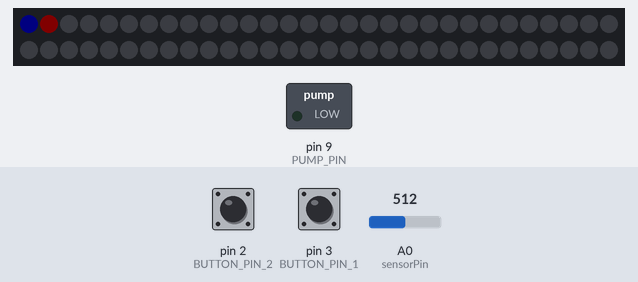
A program run on a simulated Arduino Nano, built with avr-gcc and run on an emulated ATmega328P. On the bench: 60 RGB LEDs in strip order, left to right, continuing on the next row, switched loads named in the program (green lamp = pin HIGH). Inputs (shaded band) come from the test bench; at power-on: A0 (sensorPin) = 512, pin 2 (BUTTON_PIN_2) HIGH, pin 3 (BUTTON_PIN_1) HIGH. Dim RGB values are drawn brighter than linear; EEPROM starts erased.

Above: at 1.2 s.
1.3 s: A0 (sensorPin) set to 523
2.8 s: pin 2 (BUTTON_PIN_2) pulled LOW for 0.15 s
At 2.95 s:
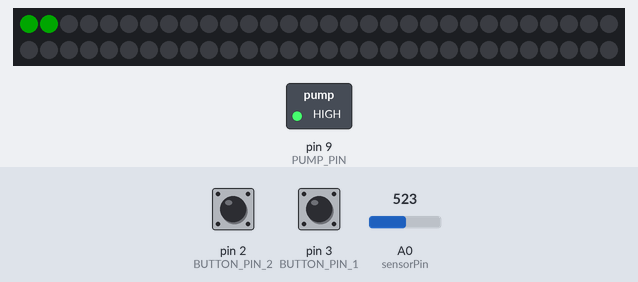
3.5 s: pin 3 (BUTTON_PIN_1) pulled LOW for 0.15 s
4.2 s: A0 (sensorPin) set to 511
At 6.35 s:
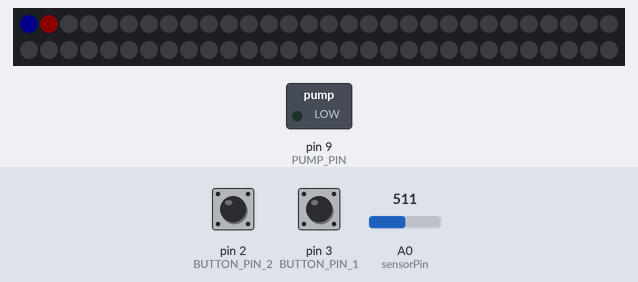
6.8 s: pin 2 (BUTTON_PIN_2) pulled LOW for 1 s
8.4 s: A0 (sensorPin) set to 716
Timing chart, 0 to 11.4 s (numbered marks = the images above; inputs shaded):
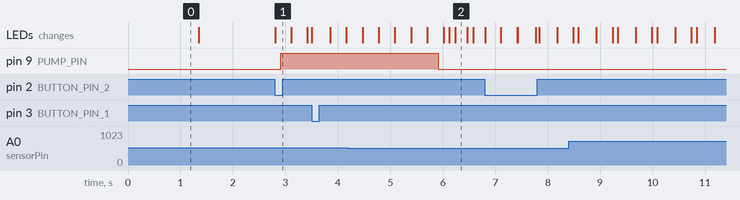

Measured:
- after the input at 2.8 s, pin 9 (PUMP_PIN): LOW → HIGH after 0.11 s; the LEDs: change at once (image 1)
- after the input at 4.2 s, the LEDs: first change after 0.27 s (image 2 shows a later state)

The program:

main.cpp
```cpp
#include <Arduino.h>
#include <Adafruit_NeoPixel.h>
#include <EEPROM.h>

#define LED_PIN 10     // Pin für die LED-Anzeige
#define BUTTON_PIN_1 3 // Pin für Push Button 1 (links)
#define BUTTON_PIN_2 2 // Pin für Push Button 2 (rechts)
#define PUMP_PIN 9     // Pin für die Pumpe
#define NUMPIXELS 2    // Anzahl der LEDs


/**
 * EEPROM
*/

void readFromEEPROM();
void saveToEEPROM();

/**
 * Moisture Sensor
*/

void getMoistureReading(int iterations, int delayPerIteration);
const int sensorPin = A0;
int moisture = 100;
uint16_t tmp_moisture = 0;
unsigned long millis_moisture = 0;
int iteration_moisture = 0;
unsigned moisture_min_reading = 1023;
unsigned moisture_max_reading = 0;
bool isMoistureBelowThreshold(uint16_t moisture);
uint16_t threshhold = 0;


/**
 * Serial
*/
void printAllValues();

/**
 * State Machine
*/

void stateMachine(int watering_time, int pause_after_watering, int delay_per_iteration, int iterations_to_average);

unsigned long millis_stateMachine = 0;
int state = 0;
int watering_time = 3000;
int pause_after_watering = 10000;
int delay_per_iteration = 10;
int iterations_to_average = 10;

/**
 * Buttons
 */

void handleButtons();
void button1_onClick();
void button2_onClick();
void both_buttons_onClick();
void both_buttons_longPress();
bool button1_pressed = false;
bool button2_pressed = false;
bool both_buttons_pressed = false;
unsigned long millis_both_buttons = 0;
bool both_buttons_long_pressed = false;

/**
 *LEDs
 */
void handleLEDs();
void fadeLEDs(int upper_limit, float multiplier);
float fade_Brightness = 0;
bool fade_up = true;
unsigned long timer_leds = 0;
void interpolate_color(uint8_t r1, uint8_t g1, uint8_t b1, uint8_t r2, uint8_t g2, uint8_t b2, uint8_t &r, uint8_t &g, uint8_t &b, float t);

Adafruit_NeoPixel strip = Adafruit_NeoPixel(60, LED_PIN, NEO_GRB + NEO_KHZ800);


/**
 * Setup
*/


void setup()
{
  Serial.begin(9600);                  // Starte die serielle Kommunikation
  strip.begin();                       // Initialisiere die NeoPixel-Bibliothek
  strip.show();                        // Aktualisiere die LED-Anzeige
  pinMode(BUTTON_PIN_1, INPUT_PULLUP); // Setze Push Button 1 als Eingang mit Pull-Up-Widerstand
  pinMode(BUTTON_PIN_2, INPUT_PULLUP); // Setze Push Button 2 als Eingang mit Pull-Up-Widerstand
  pinMode(PUMP_PIN, OUTPUT);           // Setze den Pumppin als Ausgang
  strip.setBrightness(10);             // Setze die Helligkeit der LED-Anzeige auf 50%
  readFromEEPROM();                    // Lese den Wert aus dem EEPROM
}

/**
 * Loop
*/

void loop()
{

  // variables: watering_time, pause_after_watering, delay_per_iteration, iterations_to_average
  stateMachine(watering_time, pause_after_watering, delay_per_iteration, iterations_to_average);
  handleButtons();
  handleLEDs();
  getMoistureReading(10, 10);
}

void saveToEEPROM()
{
  if (threshhold > 100)
  {
    threshhold = 0;
  }
  threshhold = constrain(threshhold, 0, 100);
  EEPROM.put(0, threshhold);
  if (moisture_min_reading > 1023)
  {
    moisture_min_reading = 0;
  }
  moisture_min_reading = constrain(moisture_min_reading, 0, 1023);
  EEPROM.put(2, moisture_min_reading);

  if (moisture_max_reading > 1023)
  {
    moisture_max_reading = 0;
  }
  moisture_max_reading = constrain(moisture_max_reading, 0, 1023);
  EEPROM.put(4, moisture_max_reading);
}

void readFromEEPROM()
{
  if (EEPROM.read(0) == 255)
  {
    EEPROM.put(0, 50);
    EEPROM.put(2, 1023);
    EEPROM.put(4, 0);
  }
  else
  {
    EEPROM.get(0, threshhold);
    EEPROM.get(2, moisture_min_reading);
    EEPROM.get(4, moisture_max_reading);
  }
}

void printAllValues()
{
  // Serial.print("Moisture: ");
  // Serial.print(moisture);
  // Serial.print(" | Threshold: ");
  // Serial.print(threshhold);
  // Serial.print(" | Pump: ");
  // Serial.print(digitalRead(PUMP_PIN));
  // Serial.print(" | State: ");
  // Serial.print(state);
  // Serial.print(" | Moisture min: ");
  // Serial.print(moisture_min_reading);
  // Serial.print(" | Moisture max: ");
  // Serial.print(moisture_max_reading);
  // Serial.print(" | Button 1: ");
  // Serial.print(button1_pressed);
  // Serial.print(" | Button 2: ");
  // Serial.print(button2_pressed);
  // Serial.print(" | Both buttons: ");
  // Serial.print(both_buttons_pressed);
  // Serial.print(" r, g, b: ");
  // Serial.print(strip.getPixelColor(0), HEX);
  // Serial.println();
}

void getMoistureReading(int iterations_to_average, int delay_per_iteration)
{

  if (millis() - millis_moisture > delay_per_iteration)
  {
    tmp_moisture += analogRead(sensorPin);
    iteration_moisture++;
    millis_moisture = millis();
  }

  if (iteration_moisture >= iterations_to_average)
  {
    moisture = tmp_moisture / iterations_to_average;
    tmp_moisture = 0;
    iteration_moisture = 0;

    if (moisture < moisture_min_reading)
    {
      moisture_min_reading = moisture;
      saveToEEPROM();
    }

    if (moisture > moisture_max_reading)
    {
      moisture_max_reading = moisture;
      saveToEEPROM();
    }

    // map the moisture to a value between 0 and 100%
    moisture = map(moisture, moisture_min_reading, moisture_max_reading, 100, 0);
  }
}

bool isMoistureBelowThreshold(uint16_t moisture)
{
  return moisture < threshhold;
}

void handleButtons()
{
  if (digitalRead(BUTTON_PIN_1) == LOW)
  {
    if (!button1_pressed)
    {
      button1_onClick();
      button1_pressed = true;
    }
  }
  else
  {
    button1_pressed = false;
  }

  if (digitalRead(BUTTON_PIN_2) == LOW)
  {
    if (!button2_pressed)
    {
      button2_onClick();
      button2_pressed = true;
    }
  }
  else
  {
    button2_pressed = false;
  }

  if (button1_pressed && button2_pressed)
  {
    if (!both_buttons_pressed)
    {
      millis_both_buttons = millis();
      both_buttons_pressed = true;
      both_buttons_onClick();
    }
    if (millis() - millis_both_buttons > 3000 && !both_buttons_long_pressed)
    {
      if (!both_buttons_long_pressed)
      {
        both_buttons_longPress();
        both_buttons_long_pressed = true;
      }
    }
  }
  else
  {
    both_buttons_pressed = false;
    both_buttons_long_pressed = false;
  }
}

void button1_onClick()
{
  // decrease the threshold by 1%
  threshhold -= 5;
  // save the new threshold to the EEPROM
  saveToEEPROM();

  strip.setBrightness(100);

  strip.setPixelColor(0, 255, 0, 0);
  strip.setPixelColor(1, 255, 0, 0);
  strip.show();
  delay(100);
  strip.setBrightness(10);
  strip.show();
  button1_pressed = false;
  if (button1_pressed)
    button1_onClick();
}

void button2_onClick()
{
  // increase the threshold by 1%
  threshhold += 5;
  // save the new threshold to the EEPROM
  saveToEEPROM();

  strip.setBrightness(40);
  strip.setPixelColor(0, 0, 255, 0);
  strip.setPixelColor(1, 0, 255, 0);
  strip.show();
  delay(100);
  strip.show();
  button2_pressed = false;
  if (button2_pressed)
    button2_onClick();
}

void both_buttons_onClick()
{
  // put threshold to a bit lower than the current moisture
  threshhold = moisture - 5;
  // save the new threshold to the EEPROM
  saveToEEPROM();
  strip.setPixelColor(0, 0, 0, 0);
  strip.setPixelColor(1, 255, 255, 255);
  strip.show();
  delay(100);
  strip.setPixelColor(0, 255, 255, 255);
  strip.setPixelColor(1, 0, 0, 0);
  strip.show();
  delay(100);
  state = 0;
}

void both_buttons_longPress()
{
  // reset the minimum and maximum moisture readings
  moisture_min_reading = 1023;
  moisture_max_reading = 0;

  // save the new values to the EEPROM
  saveToEEPROM();

  // blink the LEDs to indicate that the values have been reset
  for (int i = 0; i < 5; i++)
  {
    strip.setPixelColor(0, 0, 0, 0);
    strip.setPixelColor(1, 255, 0, 0);
    strip.show();
    delay(100);
    strip.setPixelColor(0, 255, 0, 0);
    strip.setPixelColor(1, 0, 0, 0);
    strip.show();
    delay(100);
  }
}

void stateMachine(int watering_time, int pause_after_watering, int delay_per_iteration, int iterations_to_average)
{
  switch (state)
  {
  case 0:
    if (digitalRead(PUMP_PIN))
      digitalWrite(PUMP_PIN, LOW);
    // check if the moisture is below the threshold
    if (isMoistureBelowThreshold(moisture))
    {
      // if so, go to the next state
      state = 1;
      // save the current time
      millis_stateMachine = millis();
    }
    break;
  case 1:
    digitalWrite(PUMP_PIN, HIGH);
    // check if the watering time has passed
    if (millis() - millis_stateMachine > watering_time)
    {
      // if so, go to the next state
      digitalWrite(PUMP_PIN, LOW);
      state = 2;
      // save the current time
      millis_stateMachine = millis();
      // turn on the pump
    }
    break;
  case 2:
    // check if the pause time has passed
    if (millis() - millis_stateMachine > pause_after_watering)
    {
      // if so, go to the next state
      state = 0;
      // save the current time
      millis_stateMachine = millis();
      // turn off the pump
    }
    break;
  }
}

void handleLEDs()
{

  if (!(millis() - timer_leds > 10))
  {
    return;
  }

  timer_leds = millis();

  uint8_t r, g, b;

  float t;

  // interpolate in two steps for the first LED (show moisture)
  // first step: interpolate between red and green for [0, Threshold]
  // second step: interpolate between green and blue for [Threshold, 100]
  if (moisture < threshhold)
  {
    t = (float)moisture / threshhold;
    interpolate_color(255, 0, 0, 0, 255, 0, r, g, b, t);
  }
  else
  {
    t = (float)(moisture - threshhold) / (100 - threshhold);
    interpolate_color(0, 255, 0, 0, 0, 255, r, g, b, t);
  }
  strip.setPixelColor(0, r, g, b, 0);

  // interpolate in two steps for the second LED (show variable threshhold)
  // first step: interpolate between red and green for [0, 50]
  // second step: interpolate between green and blue for [50, 100]

  if (threshhold < 50)
  {
    t = (float)threshhold / 50;
    interpolate_color(255, 0, 0, 0, 255, 0, r, g, b, t);
  }
  else
  {
    t = (float)(threshhold - 50) / 50;
    interpolate_color(0, 255, 0, 0, 0, 255, r, g, b, t);
  }
  strip.setPixelColor(1, r, g, b, 0);

  // fade LEDs based on the state

  switch (state)
  {
  case 0:
    strip.setBrightness(5);
    break;

  case 1:
    fadeLEDs(30, 2);
    break;

  case 2:
    fadeLEDs(15, 0.3);
    break;

  default:
    break;
  }

  strip.show();
}

void interpolate_color(uint8_t r1, uint8_t g1, uint8_t b1, uint8_t r2, uint8_t g2, uint8_t b2, uint8_t &r, uint8_t &g, uint8_t &b, float t)
{
  r = r1 + (r2 - r1) * t;
  g = g1 + (g2 - g1) * t;
  b = b1 + (b2 - b1) * t;
}

void fadeLEDs(int upper_limit, float multiplier)
{
  if (fade_up)
  {
    fade_Brightness += 1 * multiplier;
    if (fade_Brightness >= upper_limit)
    {
      fade_up = false;
    }
  }
  else
  {
    fade_Brightness -= 1 * multiplier;
    if (fade_Brightness <= 5)
    {
      fade_up = true;
    }
  }
  strip.setBrightness((int)fade_Brightness);
}
```
